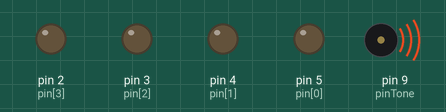
Bench run of a sketch on a simulated Arduino Uno, built with avr-gcc and run on an emulated ATmega328P. Parts: output pins drawn as LEDs (lit = HIGH), buzzer (waves = sounding).

Above: at 0.06 s.
At 5.1 s:
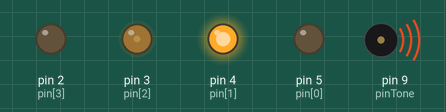
At 10.02 s:
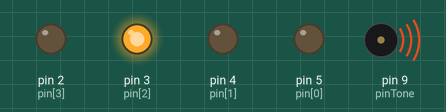
At 19.99 s:
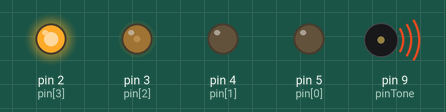
At 29.71 s:
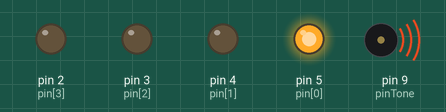
At 39.92 s:
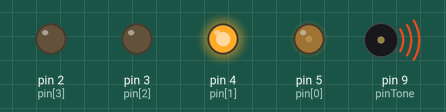
Timing chart, 0 to 40.0 s (numbered marks = the images above):
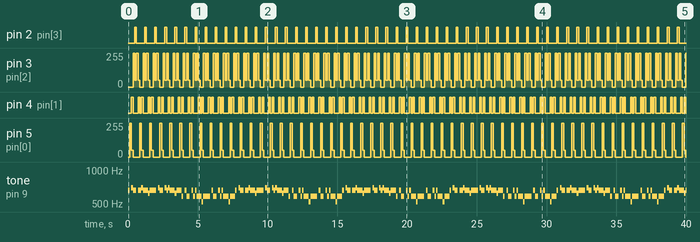

Measured:
- by itself, pin 2 (pin[3]): alternates HIGH for 0.12 s and LOW for 0.60 s
- by itself, pin 3 (pin[2]): repeats every 0.72 s: 50/255 0.12 s, 255/255 0.12 s, 50/255 0.12 s, 0/255 0.24 s, 255/255 0.12 s
- by itself, pin 4 (pin[1]): repeats every 0.72 s: LOW 0.36 s, HIGH 0.12 s, LOW 0.12 s, HIGH 0.12 s
- by itself, pin 5 (pin[0]): repeats every 0.72 s: 50/255 0.12 s, 0/255 0.48 s, 255/255 0.12 s
- by itself, tone on pin 9 (pinTone): plays 659 Hz for 0.12 s, 698 Hz for 0.12 s, 659 Hz for 0.24 s, 659 Hz for 0.24 s, 698 Hz for 0.12 s, 659 Hz for 0.36 s … (173 notes in this stretch)

The sketch:

zad16.ino
```cpp
short pins = 4;
short pin[] = {5, 4, 3, 2};
short pinTone = 9;

int melody[] = {
  659,
  0,
  698,
  659,
  659,
  0,
  659,
  659,
  698,
  659,
  659,
  659,
  622,
  659,
  659,
  659,
  659,
  0,
  698,
  659,
  659,
  0,
  698,
  659,
  698,
  659,
  659,
  659,
  622,
  659,
  659,
  659,
  587,
  0,
  659,
  587,
  587,
  0,
  659,
  587,
  659,
  587,
  587,
  587,
  523,
  587,
  587,
  587,
  587,
  0,
  659,
  587,
  587,
  0,
  659,
  587,
  659,
  587,
  587,
  587,
  523,
  587,
  587,
  587
};


void setup()
{
  Serial.begin(9600);
  for (short i = 0; i < pins; i++) {
    pinMode(pin[i], OUTPUT);
    analogWrite(pin[i], 0);
  }
}

bool toDown = false;
short prevActivePin = 0;
short activePin = 0;
short active[] = {0, 0, 0, 0};

short i = 0;

void loop()
{
  if (i > 63) {
    i = 0;
  }

  //  muzyka
  if (melody[i] == 0) {
    noTone(pinTone);
  } else {
    tone(pinTone, melody[i]);
  }
  delay(120);
  i++;

  //  diody
  for (short i = 0; i < pins; i++) {
    active[i] = 0;
  }
  active[prevActivePin] = 50;
  active[activePin] = 255;

  prevActivePin = activePin;
  if (toDown) {
    activePin--;
  } else {
    activePin++;
  }

  if (activePin < 0) {
    toDown = false;
    prevActivePin = 0;
    activePin = activePin + 2;
  }

  if (activePin >= pins) {
    toDown = true;
    prevActivePin = pins - 1;
    activePin = activePin - 2;
  }

  for (short i = 0; i < pins; i++) {
    analogWrite(pin[i], active[i]);
  }
}
```
